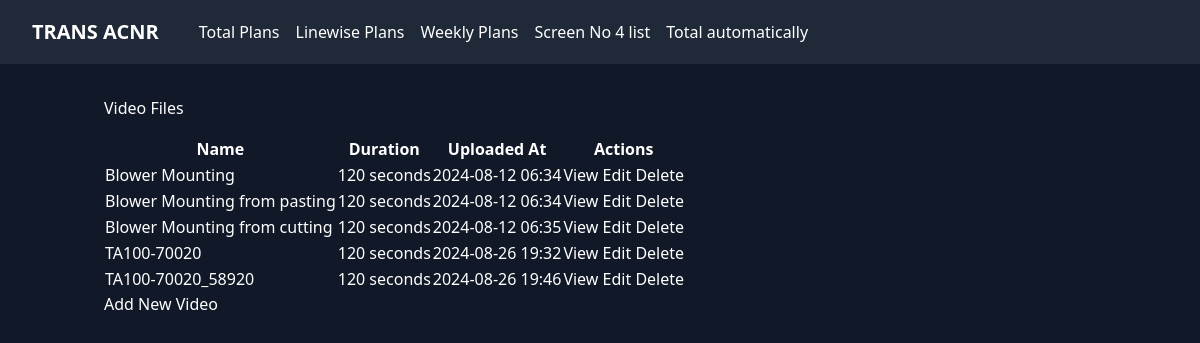
Page /screen/videos/ (signed in) on the committed database.
### screen_app/models.py (models this page shows, shortened)
class VideoFile(models.Model):
    video_duration = models.IntegerField(default=120,help_text="Duration of video in seconds")
    video_name = models.CharField(max_length=100,default='TA100-70020' ,help_text="Name of Media file")
    video_file = models.FileField(upload_to='static/media/Videos_files/')
    uploaded_at = models.DateTimeField(default=timezone.now)

### screen_app/views.py (the view)
# urls.py: path('videos/', views.VideoFileListView.as_view(), name='video_list'),
@staff_member_required_cbv
class VideoFileListView(ListView):
    model = VideoFile
    template_name = 'videos/video_list.html'
    context_object_name = 'videos'
    paginate_by = 10  # Number of items per page

### screen_app/templates/videos/video_list.html
{% extends 'base.html' %} {% block title %}Video Files{% endblock %}
{% block content %}
<h1 class="mb-4">Video Files</h1>
<div class="table-responsive">
  <table class="table table-striped table-hover table-fixed">
    <thead class="table-dark">
      <tr>
        <th>Name</th>
        <th>Duration</th>
        <th>Uploaded At</th>
        <th>Actions</th>
      </tr>
    </thead>
    <tbody>
      {% for video in videos %}
      <tr>
        <td>{{ video.video_name }}</td>
        <td>{{ video.video_duration }} seconds</td>
        <td>{{ video.uploaded_at|date:"Y-m-d H:i" }}</td>
        <td>
          <a
            href="{% url 'video_detail' video.pk %}"
            class="btn btn-sm btn-info"
            >View</a
          >
          <a
            href="{% url 'video_update' video.pk %}"
            class="btn btn-sm btn-warning"
            >Edit</a
          >
          <a
            href="{% url 'video_delete' video.pk %}"
            class="btn btn-sm btn-danger"
            >Delete</a
          >
        </td>
      </tr>
      {% empty %}
      <tr>
        <td colspan="4">No video files available.</td>
      </tr>
      {% endfor %}
    </tbody>
  </table>
</div>
<a href="{% url 'video_create' %}" class="btn btn-primary">Add New Video</a>
{% endblock %}

### templates/base.html (style rules this page uses)
body { background-color: #1a202c; color: #ffffff; }

### rows in the picture
VideoFile: video_name "Blower Mounting", video_duration "120", uploaded_at "2024-08-12 06:34"
VideoFile: video_name "Blower Mounting from pasting", video_duration "120", uploaded_at "2024-08-12 06:34"
VideoFile: video_name "Blower Mounting from cutting", video_duration "120", uploaded_at "2024-08-12 06:35"
VideoFile: video_name "TA100-70020", video_duration "120", uploaded_at "2024-08-26 19:32"
VideoFile: video_name "TA100-70020_58920", video_duration "120", uploaded_at "2024-08-26 19:46"
